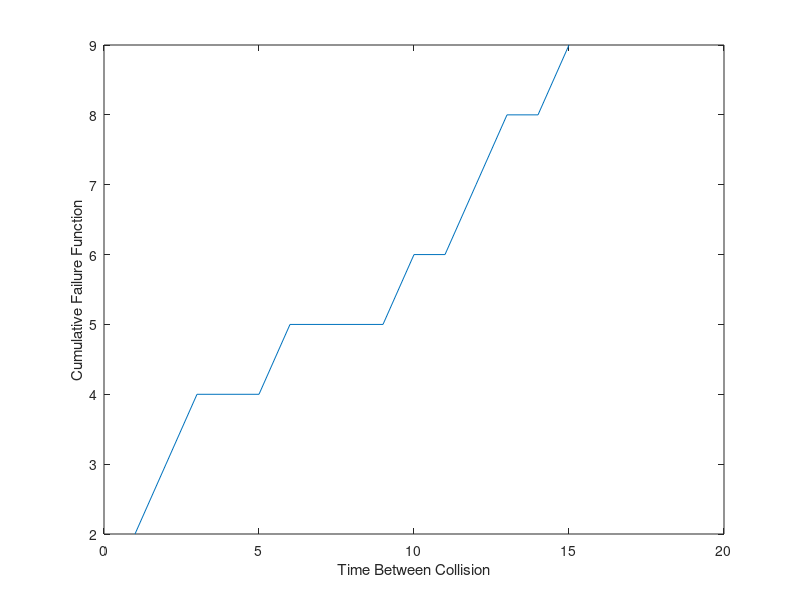

Recreate this plot in MATLAB.
%% Weibull to predict failure rate

% https://www.zvei.org/fileadmin/user_upload/Presse_und_Medien/
% Publikationen/2006/Dezember/Robustness_Validation/Implementation/
% 2012-11_How-to-measure-Lifetime-for-RV-Step-by-Step_Rev19c.pdf

% Number of robots
n = 10;

% Capture a data stream (ds) fo failure events for each robot
ds1 = [0,0,0,0,1];
ds2 = [0,0,0,0,0,1]; %time interval is fixed, e.g mins

% complication - we have multiple 'life-times' per episode, can have
% collision event but this does not end the episode TODO

% consider what are the filure modes

% For each robot get the time-to-failure (TTF) distribution
ttf = [5,6,4,5,6,5,4,8,9,2,5,4,3,8,7]; %e.g.

% sort the ttf by value
ttf_sort = sort(ttf);

% plot
figure(1); clf
plot(ttf_sort)
xlabel('Time Between Collision')
ylabel('Cumulative Failure Function')